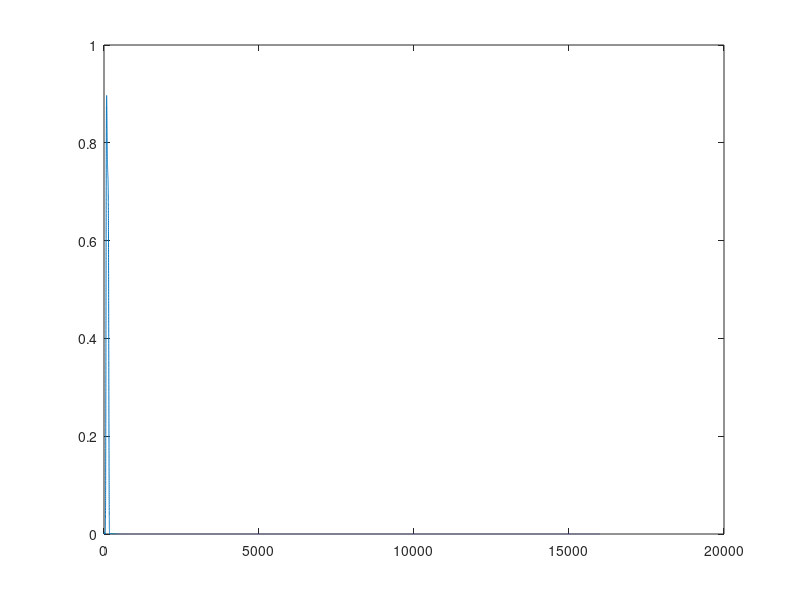
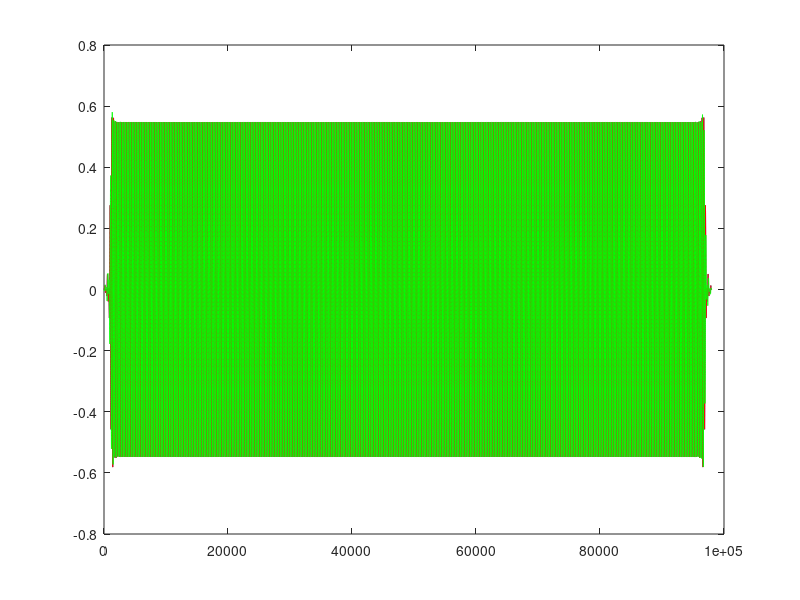

Recreate these plots in MATLAB, in order.
clear all;
close all;

pkg load signal;

fe=32000;

fmin=70;
fmax=150;

f=[0 fmin-10    fmin  (fmin+fmax)/2    fmax   fmax+10      fe/2]/fe*2;
m=[0 0          1     0.75             0.7    0            0];

bb=fir2(2500,f,m);

[hh,ww]=freqz(bb,1,2^16);

figure(1);
clf;
plot(ww/pi*fe/2,abs(hh));
hold off;

signal=cos(2*pi*120*[0:3*fe]/fe);
signal=[zeros(1,1000) signal zeros(1,1000)];

%%% et pour filtrer passe-bande
newsignal=filtfilt(bb,1,signal);

figure(2);
clf;
plot(signal);
hold on;
plot(newsignal,'r');
hold off;

%%% et le filtrage de Hilbert
siganaly=hilbert(newsignal);

figure(2);
clf;
plot(newsignal);
hold on;
plot(real(siganaly),'r');
plot(imag(siganaly),'g');
hold off;

